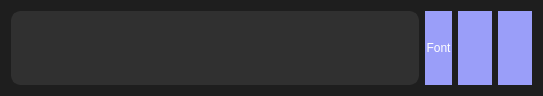
<?xml version="1.0" encoding="UTF-8"?>
<ui version="4.0">
 <class>Dialog</class>
 <widget class="QDialog" name="Dialog">
  <property name="geometry">
   <rect>
    <x>0</x>
    <y>0</y>
    <width>543</width>
    <height>89</height>
   </rect>
  </property>
  <property name="windowTitle">
   <string>Dialog</string>
  </property>
  <property name="styleSheet">
   <string notr="true">* {
background-color: rgb(30, 30, 30);
border:none;
}
QPushButton {
	font: 63 20pt &quot;JetBrains Mono NL SemiBold&quot;;
	background-color: #9a9ef9;
	border: 1px solid #9a9ef9;
	border-radius: 20px;
	color: #FFFFFF;
}
QPushButton:hover {
    border-radius:20px;
	border: 1px solid #7070d0;
	background-color: #7070d0;
    color: white;
}

QPushButton:disabled {
    background-color: gray;
    color: white;
}

QPushButton:pressed {
    
	background-color: rgb(85, 0, 255);
    color: white;
}</string>
  </property>
  <layout class="QHBoxLayout" name="horizontalLayout">
   <item>
    <widget class="QTextEdit" name="text_editor">
     <property name="styleSheet">
      <string notr="true">* {
	background-color: rgb(48, 48, 48);
border: 3px solid #303030;
border-radius: 10px;

}
* {

}</string>
     </property>
    </widget>
   </item>
   <item>
    <widget class="QPushButton" name="font_button">
     <property name="sizePolicy">
      <sizepolicy hsizetype="Minimum" vsizetype="Preferred">
       <horstretch>0</horstretch>
       <verstretch>0</verstretch>
      </sizepolicy>
     </property>
     <property name="text">
      <string>Font</string>
     </property>
    </widget>
   </item>
   <item>
    <widget class="QPushButton" name="delete_button">
     <property name="sizePolicy">
      <sizepolicy hsizetype="Minimum" vsizetype="Preferred">
       <horstretch>0</horstretch>
       <verstretch>0</verstretch>
      </sizepolicy>
     </property>
     <property name="text">
      <string/>
     </property>
     <property name="icon">
      <iconset>
       <normaloff>data/bin.png</normaloff>data/bin.png</iconset>
     </property>
     <property name="iconSize">
      <size>
       <width>50</width>
       <height>50</height>
      </size>
     </property>
    </widget>
   </item>
   <item>
    <widget class="QPushButton" name="save_button">
     <property name="sizePolicy">
      <sizepolicy hsizetype="Minimum" vsizetype="Preferred">
       <horstretch>0</horstretch>
       <verstretch>0</verstretch>
      </sizepolicy>
     </property>
     <property name="text">
      <string/>
     </property>
     <property name="icon">
      <iconset>
       <normaloff>data/icons8-save-50.png</normaloff>data/icons8-save-50.png</iconset>
     </property>
     <property name="iconSize">
      <size>
       <width>50</width>
       <height>50</height>
      </size>
     </property>
    </widget>
   </item>
  </layout>
 </widget>
 <resources/>
 <connections/>
</ui>
